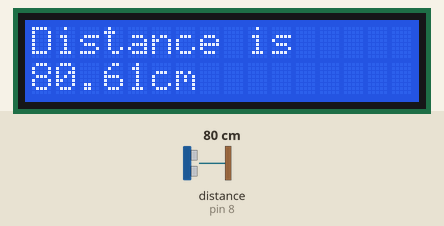
Simulated run of this sketch. Board: Arduino Uno, built with avr-gcc and run on an emulated ATmega328P. On the bench: 16×2 character LCD. Wiring (inferred from the names in the program): ultrasonic range finder: trigger pin 9; echo pin 8. The inputs (shaded band) are chosen by the test bench; at power-on: distance to the obstacle (sensor on pin 8) 80 cm. The echo pulse lasts 58.3 µs per cm; what the sketch prints to the serial monitor is not drawn.

Above: at 1.2 s.
1.3 s: distance to the obstacle (sensor on pin 8) set to 2 cm
At 2.4 s:
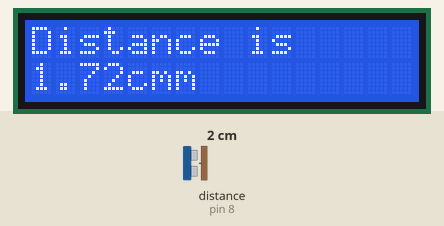
2.8 s: distance to the obstacle (sensor on pin 8) set to 4 cm
At 2.83 s:
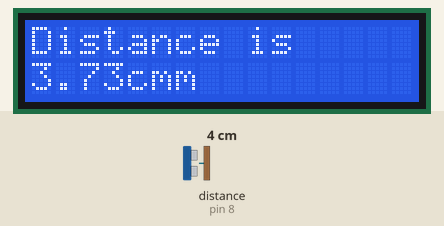
4.3 s: distance to the obstacle (sensor on pin 8) set to 9 cm
At 5.7 s:
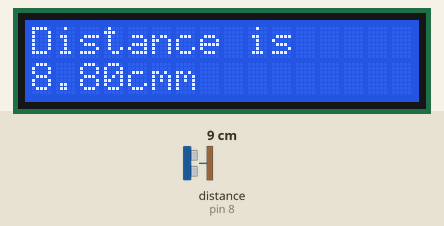

The sketch:

distance_measuring_system.ino
```cpp
#include <LiquidCrystal.h>

// lcd pin setup
int rs = 2;
int en = 3;
int dr4 = 4;
int dr5 = 5;
int dr6 = 6;
int dr7 = 7;
LiquidCrystal lcd(rs,en,dr4,dr5,dr6,dr7);


// ultrasonic sensor pin setup
int trigpin = 9;
int echopin = 8;
int traveltime;
float distance;

void setup() {
  pinMode(trigpin,OUTPUT);
  pinMode(echopin,INPUT);
  Serial.begin(9600);
  lcd.begin(16,2);

}

void loop() {

  digitalWrite(trigpin,LOW);
  delayMicroseconds(1);
  digitalWrite(trigpin,HIGH);
  delayMicroseconds(2);
  digitalWrite(trigpin,LOW);

  traveltime = pulseIn(echopin,HIGH);
  delayMicroseconds(10);

  distance = traveltime*(0.0347/2);

  Serial.println(distance);


// print in lcd
  lcd.setCursor(0,0);
  lcd.print("Distance is ");
  lcd.setCursor(0,1);
  lcd.print(distance);
  lcd.print("cm");


}
```

Measured:
- after the input at 1.3 s, the display: first changes at once (image 1 shows a later state)
- after the input at 2.8 s, the display: first changes at once (image 2 shows a later state)
- after the input at 4.3 s, the display: changes at once (image 3)
